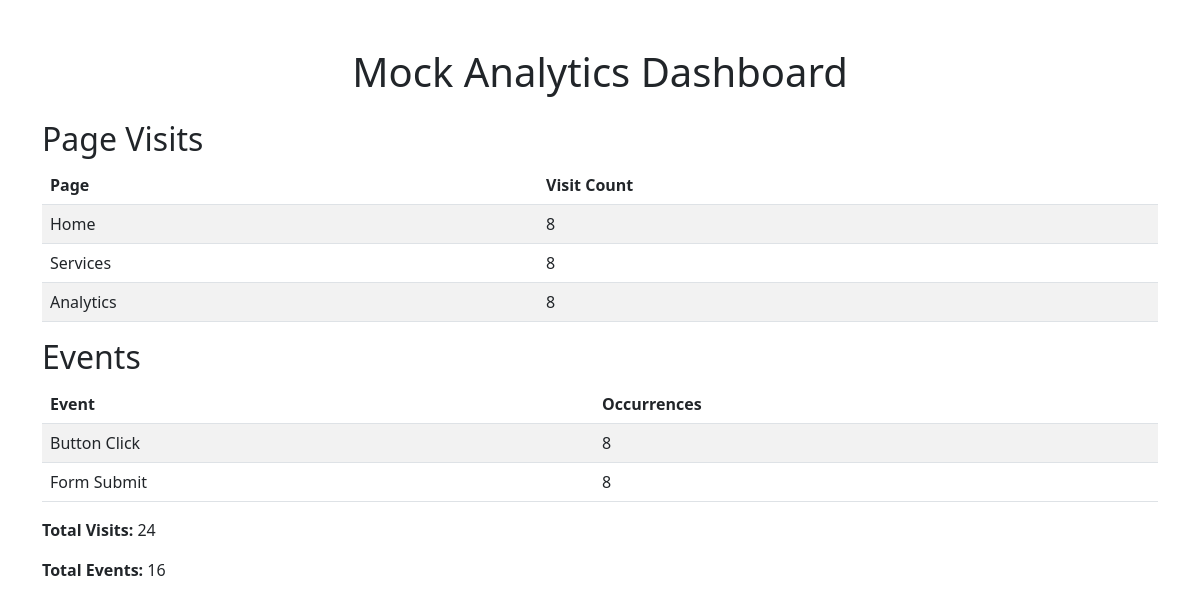
Screenshot of /mock-analytics/ with the database file from the repository.
### core/models.py (models this page shows, shortened)
class PageVisit(models.Model):
    page_name = models.CharField(max_length=200)
    visit_count = models.IntegerField(default=0)
    timestamp = models.DateTimeField(auto_now_add=True)

class Event(models.Model):
    event_name = models.CharField(max_length=200)
    event_count = models.IntegerField(default=0)
    timestamp = models.DateTimeField(auto_now_add=True)

### core/views.py (the view)
# urls.py: path('mock-analytics/', views.mock_analytics, name='mock_analytics'),
def mock_analytics(request):
    record_visit("Home")
    record_visit("Services")
    record_visit("Analytics")
    record_event("Button Click")
    record_event("Form Submit")
    page_visits = PageVisit.objects.all()
    events = Event.objects.all()
    total_visits = page_visits.aggregate(Sum('visit_count'))['visit_count__sum'] or 0
    total_events = events.aggregate(Sum('event_count'))['event_count__sum'] or 0
    context = {
        'page_visits': page_visits,
        'events': events,
        'total_visits': total_visits,
        'total_events': total_events,
    }
    return render(request, 'core/mock_analytics.html', context)

### core/views.py (called while the page is built)
def record_visit(page_name):
    visit, created = PageVisit.objects.get_or_create(page_name=page_name)
    visit.visit_count += 1
    visit.save()

def record_event(event_name):
    event, created = Event.objects.get_or_create(event_name=event_name)
    event.event_count += 1
    event.save()

### core/templates/core/mock_analytics.html (shortened to what this page needs)
﻿{% extends 'base.html' %}
{% block content %}
<h1 class="text-center my-4">Mock Analytics Dashboard</h1>
<h2>Page Visits</h2>
<table class="table table-striped">
    <thead>
        <tr>
            <th>Page</th>
            <th>Visit Count</th>
        </tr>
    </thead>
    <tbody>
        {% for visit in page_visits %}
        <tr>
            <td>{{ visit.page_name }}</td>
            <td>{{ visit.visit_count }}</td>
        </tr>
        {% endfor %}
    </tbody>
</table>
<h2>Events</h2>
<table class="table table-striped">
    <thead>
        <tr>
            <th>Event</th>
            <th>Occurrences</th>
        </tr>
    </thead>
    <tbody>
        {% for event in events %}
        <tr>
            <td>{{ event.event_name }}</td>
            <td>{{ event.event_count }}</td>
        </tr>
        {% endfor %}
    </tbody>
</table>
<p><strong>Total Visits:</strong> {{ total_visits }}</p>
<p><strong>Total Events:</strong> {{ total_events }}</p>
{% endblock %}

### rows the page displays
PageVisit: page_name "Home", visit_count "8"
PageVisit: page_name "Services", visit_count "8"
PageVisit: page_name "Analytics", visit_count "8"
Event: event_name "Button Click", event_count "8"
Event: event_name "Form Submit", event_count "8"

### other values shown
{{ total_visits }} "24"
{{ total_events }} "16"
